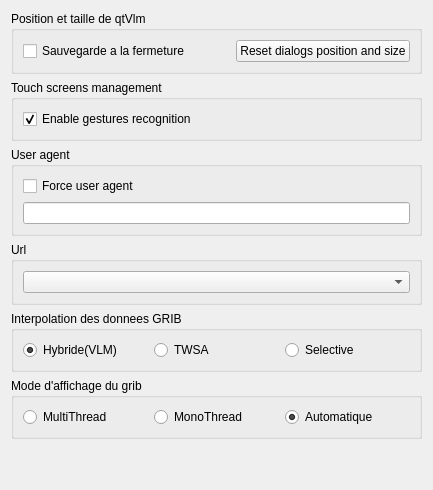
         <widget class="QWidget" name="tab_8">
          <property name="sizePolicy">
           <sizepolicy hsizetype="Expanding" vsizetype="Expanding">
            <horstretch>0</horstretch>
            <verstretch>0</verstretch>
           </sizepolicy>
          </property>
          <attribute name="title">
           <string>Avance</string>
          </attribute>
          <layout class="QVBoxLayout" name="verticalLayout_13">
           <item>
            <widget class="QGroupBox" name="groupBox_2">
             <property name="title">
              <string>Position et taille de qtVlm</string>
             </property>
             <layout class="QHBoxLayout" name="horizontalLayout_13">
              <item>
               <widget class="QCheckBox" name="saveWinGeometry">
                <property name="sizePolicy">
                 <sizepolicy hsizetype="Preferred" vsizetype="Preferred">
                  <horstretch>0</horstretch>
                  <verstretch>0</verstretch>
                 </sizepolicy>
                </property>
                <property name="text">
                 <string>Sauvegarde a la fermeture</string>
                </property>
               </widget>
              </item>
              <item>
               <spacer name="horizontalSpacer_3">
                <property name="orientation">
                 <enum>Qt::Horizontal</enum>
                </property>
                <property name="sizeHint" stdset="0">
                 <size>
                  <width>40</width>
                  <height>20</height>
                 </size>
                </property>
               </spacer>
              </item>
              <item>
               <widget class="QPushButton" name="resetDialogPosition">
                <property name="text">
                 <string>Reset dialogs position and size</string>
                </property>
               </widget>
              </item>
             </layout>
            </widget>
           </item>
           <item>
            <widget class="QGroupBox" name="groupBox_5">
             <property name="title">
              <string>Touch screens management</string>
             </property>
             <layout class="QHBoxLayout" name="horizontalLayout_8">
              <item>
               <widget class="QCheckBox" name="enableGesture">
                <property name="text">
                 <string>Enable gestures recognition</string>
                </property>
                <property name="checked">
                 <bool>true</bool>
                </property>
               </widget>
              </item>
             </layout>
            </widget>
           </item>
           <item>
            <widget class="QGroupBox" name="groupBox_4">
             <property name="title">
              <string>User agent</string>
             </property>
             <layout class="QVBoxLayout" name="verticalLayout_15">
              <item>
               <widget class="QCheckBox" name="chk_forceUserAgent">
                <property name="text">
                 <string>Force user agent</string>
                </property>
               </widget>
              </item>
              <item>
               <widget class="QLineEdit" name="txt_userAgent"/>
              </item>
             </layout>
            </widget>
           </item>
           <item>
            <widget class="QGroupBox" name="urlGroup">
             <property name="enabled">
              <bool>true</bool>
             </property>
             <property name="title">
              <string>Url</string>
             </property>
             <layout class="QVBoxLayout" name="verticalLayout_16">
              <item>
               <widget class="QComboBox" name="url_list"/>
              </item>
             </layout>
            </widget>
           </item>
           <item>
            <widget class="QGroupBox" name="interpolBox">
             <property name="title">
              <string>Interpolation des donnees GRIB</string>
             </property>
             <layout class="QHBoxLayout" name="horizontalLayout_5">
              <item>
               <widget class="QRadioButton" name="interpolHyb">
                <property name="text">
                 <string>Hybride(VLM)</string>
                </property>
                <property name="checked">
                 <bool>true</bool>
                </property>
               </widget>
              </item>
              <item>
               <widget class="QRadioButton" name="interpolTWSA">
                <property name="text">
                 <string>TWSA</string>
                </property>
               </widget>
              </item>
              <item>
               <widget class="QRadioButton" name="interpolSelect">
                <property name="text">
                 <string>Selective</string>
                </property>
               </widget>
              </item>
             </layout>
            </widget>
           </item>
           <item>
            <widget class="QGroupBox" name="groupBox_16">
             <property name="title">
              <string>Mode d'affichage du grib</string>
             </property>
             <layout class="QHBoxLayout" name="horizontalLayout_7">
              <item>
               <widget class="QRadioButton" name="gribMulti">
                <property name="text">
                 <string>MultiThread</string>
                </property>
                <property name="checked">
                 <bool>false</bool>
                </property>
               </widget>
              </item>
              <item>
               <widget class="QRadioButton" name="gribMono">
                <property name="text">
                 <string>MonoThread</string>
                </property>
               </widget>
              </item>
              <item>
               <widget class="QRadioButton" name="gribAuto">
                <property name="text">
                 <string>Automatique</string>
                </property>
                <property name="checked">
                 <bool>true</bool>
                </property>
               </widget>
              </item>
             </layout>
            </widget>
           </item>
           <item>
            <spacer name="verticalSpacer_8">
             <property name="orientation">
              <enum>Qt::Vertical</enum>
             </property>
             <property name="sizeHint" stdset="0">
              <size>
               <width>20</width>
               <height>40</height>
              </size>
             </property>
            </spacer>
           </item>
          </layout>
         </widget>
